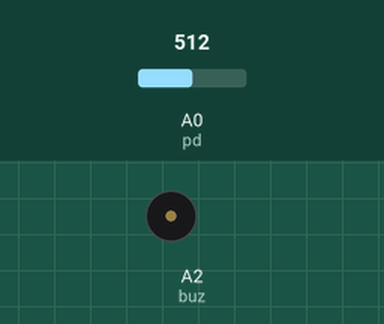
This sketch was run on a simulated Arduino Uno, built with avr-gcc and run on an emulated ATmega328P. Shown: buzzer (waves = sounding, pin HIGH). The test bench sets the inputs (shaded band); at power-on: A0 (pd) = 512.

Above: at 0.1 s.
At 0.6 s:
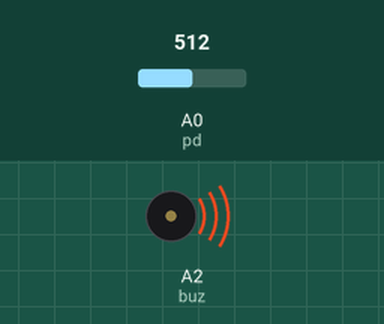
Timing chart, 0 to 2.1 s (numbered marks = the images above):
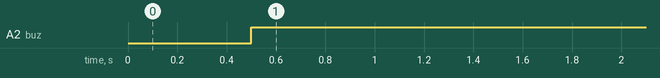

The sketch:

7.2.2.ino
```cpp
int pd = A0;
int buz = A2;

void setup(){
  pinMode(buz,OUTPUT);
  pinMode(pd,INPUT);
}
void loop(){
  int cahaya=analogRead(pd);
  int volume=cahaya/4;
  delay(500);
  analogWrite(buz, volume);

}
```

Measured:
- by itself, A2 (buz): LOW → HIGH at 0.50 s
